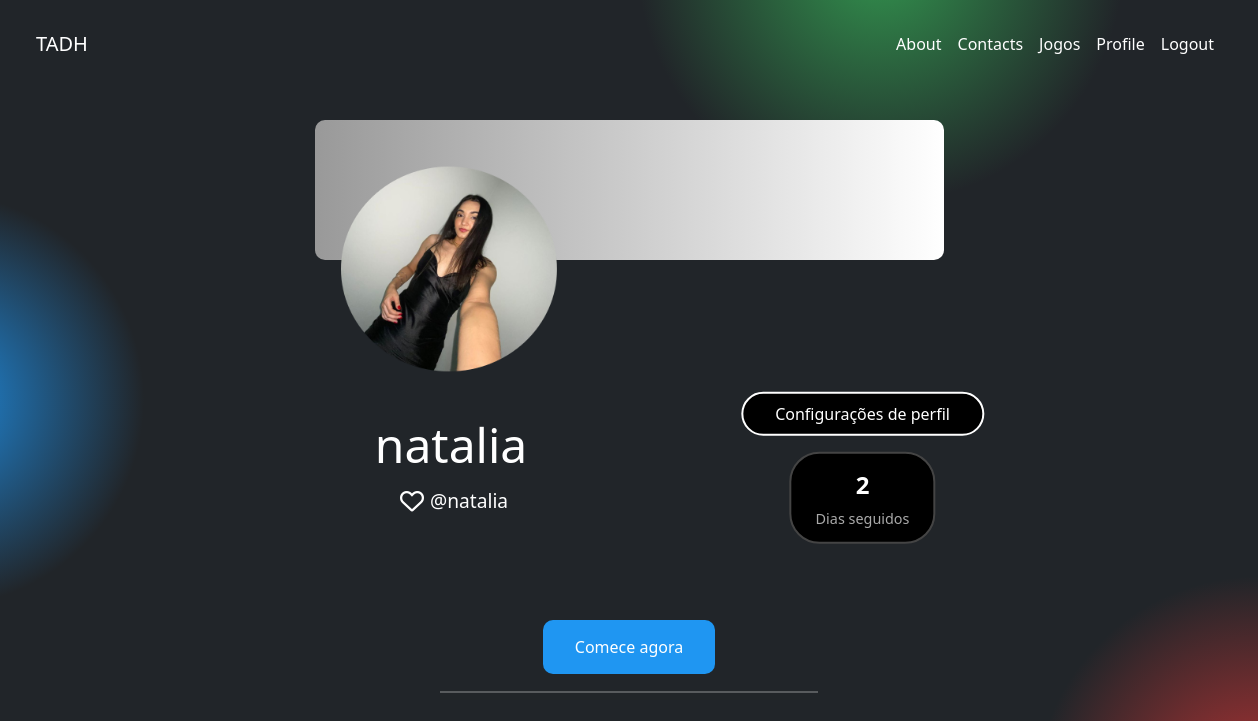
The page /perfil/ (signed in) on the database its author committed.
### jogos/models.py (models this page shows, shortened)
class BaseUser(AbstractUser):
    id = models.UUIDField(primary_key=True, default=uuid.uuid4, editable=False)
    created_at = models.DateTimeField(auto_now_add=True)
    updated_at = models.DateTimeField(auto_now=True)
    birth_date = models.DateField(null=True, blank=True)
    photo = models.ImageField(upload_to="users/images/%Y/%m/%d/", blank=True, null=True)
    USERNAME_FIELD = "username"

class Offensiva(models.Model):
    user = models.OneToOneField("jogos.BaseUser", on_delete=models.SET_NULL, related_name="offensiva", null=True)
    streak = models.PositiveIntegerField(default=0)
    last_interaction = models.DateField(null=True, blank=True)

### jogos/views.py (the view)
# urls.py: path("perfil/", views.profile, name="profile"),
@login_required(login_url="login")
def profile(request):
    return render(request, "pages/profile.html")

### jogos/templates/pages/profile.html (shortened to what this page needs)
{% extends 'base.html' %}
{% load static %}
{% block content %}
    <div class="main-profile">
        <div class="rectangle">
        </div>
        {% if request.user.photo %}
            <img class="photo-user" src="{{ request.user.photo.url }}" alt="User photo" class="author-img">
        {% else %}
             <img class="photo-profile" src="{% static 'img/user 5.svg' %}" alt="User photo" class="author-img">
        {% endif %}
        <div class="profile-main-container">
            <div class="profile-container">
                <h2 class="user-name">{{ request.user.username }}</h2>
                <div class="profile-info">
                <button class="like-btn" id="likeButton" aria-label="Curtir">
                    <i class="fa-regular fa-heart like-icon"></i>
                </button>
                <p>@{{ request.user.username }}</p>
                </div>
            </div>
            <div class="profile-right">
                <a href="{% url 'profile_edit' %}" class="profile-settings-btn">
                    Configurações de perfil
                </a>
                <div class="login-streak">
                    <span class="streak-number">{{ request.user.offensiva.streak }}</span>
                    <span class="streak-text">
                        Dia{{ request.user.offensiva.streak|pluralize:"s" }} seguido{{ request.user.offensiva.streak|pluralize:"s" }}
                    </span>
                </div>
            </div>
        </div>
         <a href="{% url 'jogos' %}" class="start-button">Comece agora</a>
        <hr class="profile-hr">
    </div>
{% endblock content %}

### jogos/static/css/styles.css (style rules this page uses)
body { background-color: #121212; color: white; background-image: radial-gradient(circle at -5% 50%, rgba(31, 150, 242, 0.9), transparent 15%), radial-gradient(circle at 70% -5%, rgba(52, 159, 82, 0.9), transparent 20%), radial-gradient(circle at 100% 100%, rgba(200, 53, 53, 0.9), transparent 15%); background-size: cover; background-attachment: fixed; }
hr { color: white; width: 30%; margin: auto; margin-bottom: 4rem; }
.start-button { background-color: #1F96F2; padding: 1rem 2rem; border-radius: 10px; color: white; text-decoration: none; width: fit-content; margin: 0 auto; }
hr { border: 1px solid white; }
.rectangle { width: 50%; height: 140px; border-radius: 10px; background: linear-gradient(to right, #999999, #ffffff); }
.main-profile { margin-top: 2rem; flex-direction: column; justify-content: center; place-items: center; position: relative; }
.profile-container { display: flex; flex-direction: column; justify-content: center; align-items: center; }
.profile-main-container { display: flex; align-items: center; justify-content: center; width: 100%; gap: 17%; transform: translate(4%, -60%); }
.profile-hr { margin-top: 2rem; }
.photo-user { transform: translate(-75%, -50%); width: 250px; }
.user-name { font-size: 3rem; }
.like-btn { background: none; border: none; cursor: pointer; font-size: 1.5rem; color: white; transition: color 0.3s ease; }
.profile-info { display: flex; justify-content: center; align-items: center; }
.profile-info p { font-size: 1.2rem; color: white; margin: 0; }
.profile-settings-btn { background: black; color: white; border: 2px solid white; border-radius: 30px; padding: 0.5rem 2rem; font-size: 1rem; cursor: pointer; text-decoration: none; transition: transform 0.2s, box-shadow 0.2s; }
.login-streak { background: black; border: 2px solid #444; border-radius: 30px; padding: 0.8rem 1.5rem; text-align: center; color: #aaa; }
.streak-number { font-size: 1.5rem; font-weight: bold; color: white; }
.streak-text { display: block; font-size: 0.9rem; margin-top: 0.3rem; }
.profile-right { display: flex; flex-direction: column; align-items: center; justify-content: center; gap: 1rem; }

### rows shown on the page
BaseUser: user.photo (picture), user.username "natalia", user.offensiva.streak "2"
